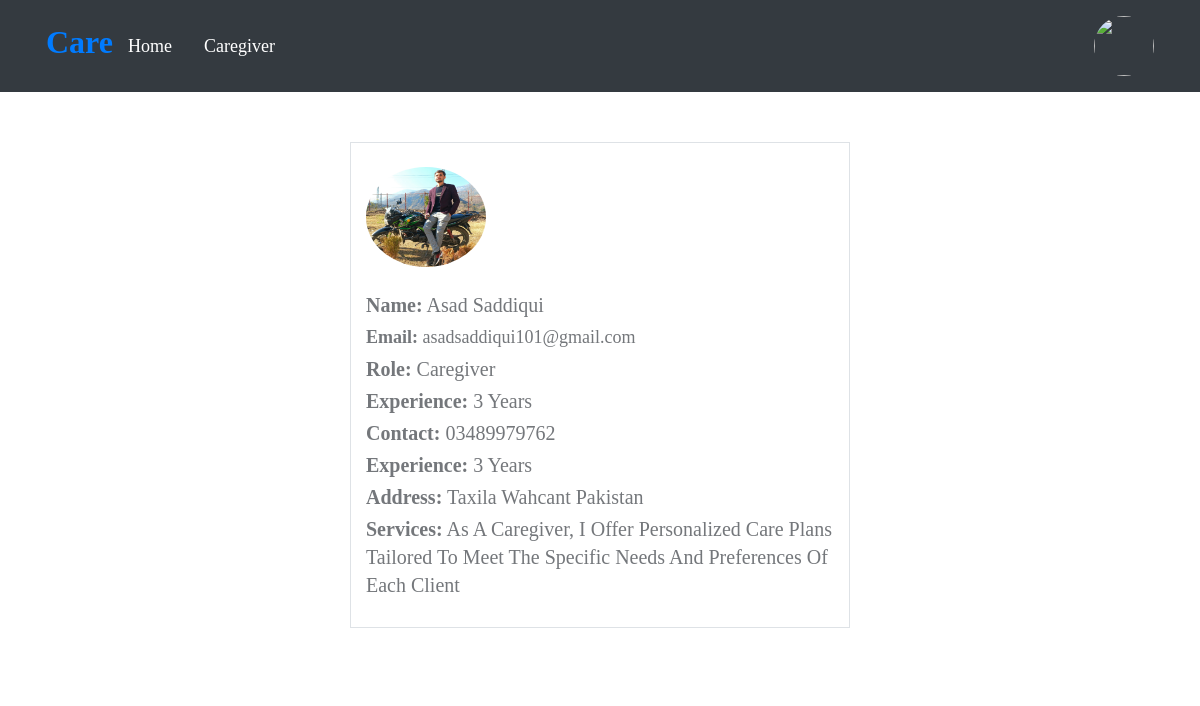
The app's page /details.php?uid=4 (signed in) with its own data.
### tables this page shows
CREATE TABLE `user` (
  `id` int(11) NOT NULL,
  `name` varchar(100) NOT NULL,
  `email` varchar(100) NOT NULL,
  `img` varchar(200) NOT NULL,
  `pass` varchar(100) NOT NULL,
  `role` varchar(20) NOT NULL,
  `date` datetime NOT NULL DEFAULT current_timestamp()
);

CREATE TABLE `profile` (
  `profile_id` int(11) NOT NULL,
  `uid` int(11) DEFAULT NULL,
  `exprience` varchar(50) NOT NULL,
  `avalaiblity` int(11) NOT NULL,
  `location` varchar(200) NOT NULL,
  `Service` varchar(5000) NOT NULL,
  `phone` varchar(20) NOT NULL
);

### details.php (the view, shortened to what this page needs)
<?php
include("./config/config.php");
$user_id=$_GET['uid'];
?>
<!DOCTYPE html>
<html lang="en">
<head>
    <link rel="stylesheet" type="text/css" href="css/bootstrap.min.css">
    <link rel="stylesheet" type="text/css" href="css/bootstrap-slider.css">
    <link rel="stylesheet" type="text/css" href="css/jquery-ui.css">
    <link rel="stylesheet" type="text/css" href="css/layerslider.css">
    <link rel="stylesheet" type="text/css" href="css/color.css">
    <link rel="stylesheet" type="text/css" href="css/owl.carousel.min.css">
    <link rel="stylesheet" type="text/css" href="css/font-awesome.min.css">
    <link rel="stylesheet" type="text/css" href="fonts/flaticon/flaticon.css">
    <link rel="stylesheet" type="text/css" href="css/style.css">
    <link rel="stylesheet" type="text/css" href="css/login.css">
</head>
<body>
    <div id="page-wrapper">
        <div class="row">
            <?php include("include/header.php"); ?>
            <div class="full-row">
                <div class="d-flex justify-content-center align-items-center">
                        <div class="col-lg-5 col-md-6 border d-flex justify-content-center align-items-center ">
                            <?php
                                $uid = $user_id;
                                $query = mysqli_query($con, "SELECT * FROM `user` WHERE id='$uid'");
                                $row = mysqli_fetch_assoc($query);
                                $query1 = mysqli_query($con, "SELECT * FROM `profile` WHERE uid='$uid'");
                                $rows = mysqli_num_rows($query1);
                                $rowprofile = mysqli_fetch_assoc($query1);
                            ?>
                                <div class="user-info my-4 mt-md-50"> <img src="./uploads/<?php echo $row['img']; ?>" style="width: 120px ;height:100px;border-radius:50%;" alt="userimage">
                                    <div class="font-18">
                                        <div class="mb-1 text-capitalize"><b>Name:</b> <?php echo $row['name']; ?></div>
                                        <div class="mb-1"><b>Email:</b> <?php echo $row['email']; ?></div>
                                        <div class="mb-1 text-capitalize"><b>Role:</b> <?php echo $row['role']; ?></div>
                                <?php
                                if($rows===1){
?>
                                        <div class="mb-1 text-capitalize"><b>Experience:</b> <?php echo $rowprofile['exprience']; ?></div>
                                        <div class="mb-1 text-capitalize"><b>Contact:</b> <?php echo $rowprofile['phone']; ?></div>
                                        <div class="mb-1 text-capitalize"><b>Experience:</b> <?php echo $rowprofile['exprience']; ?></div>
                                        <div class="mb-1 text-capitalize"><b>Address:</b> <?php echo $rowprofile['location']; ?></div>
                                        <div class="mb-1 text-capitalize"><b>Services:</b> <?php echo $rowprofile['Service']; ?></div>
<?php
                                }
?>
                                    </div>
                                </div>
                        </div>
                </div>
            </div>
        </div>
    </div>
</body>
</html>

### css/color.css (style rules this page uses)
:root { --theme-ordinary-color: #74777b; }
:root { --theme-primary-color: #17c788; }
:root { --theme-secondary-color: #0d1432; }
:root { --theme-white-color: #fff; }
:root { --theme-light-color: #f8f8f8; }
:root { --theme-gray-color: #f5f5f5; }
:root { --theme-footer-color: #091b4b; }
:root { --theme-dark-color: #091b4b; }
:root { --text-light-color: #a3a7af; }
:root { --theme-primary-opacity-color: rgba(11, 191, 141, .8); }
:root { --theme-secondary-opacity-color: rgba(13,20,50,0.7); }
:root { --theme-white-opacity-color: rgba(255, 255, 255, 0.3); }
:root { --theme-dark-opacity-color: rgba(0, 0, 0, 0.5); }
:root { --theme-ordinary-font: 'Muli', sans-serif; }
:root { --theme-highlight-font: 'Comfortaa', cursive; }

### css/style.css (style rules this page uses)
#page-wrapper { padding-left: 15px; padding-right: 15px; background-color: #fff; overflow: hidden !important; position: relative; }
.text-ordinary, a.text-ordinary, .text-ordinary a, body, .dropdown-item, .footer-widget li a, .text-ordinary .jslider .jslider-label, .breadcrumb-item > a, .list-text-white a.dropdown-item { color: var(--theme-ordinary-color); }
body { font-family: var(--theme-ordinary-font); font-size: 15px; line-height: 28px; }
img { width: 100%; }
.full-row { position: relative; width: 100%; padding: 50px 0; }
.font-18 { font-size: 18px; }
::placeholder { font: var(--theme-ordinary-font); font-size: 15px; font-weight: 400; color: #fff; }

### include/header.php (style rules this page uses)
* { font-family: "gilroy-semibold, Sans-serif"; }
@media screen and (max-width: 1600px) { .text-capitalize { font-size:20px; } }

### records on screen
user: img (picture), name "Asad Saddiqui", email "asadsaddiqui101@gmail.com", role "Caregiver"
profile: exprience "3 Years", phone "03489979762", location "Taxila Wahcant Pakistan", Service "As A Caregiver, I Offer Personalized Care Plans Tailored To Meet The Specific Needs And Preferences Of Each Client"
